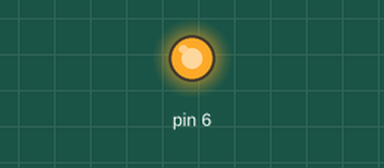
This sketch was run on a simulated Arduino Uno, built with avr-gcc and run on an emulated ATmega328P. On the bench: output pins drawn as LEDs (lit = HIGH).

Above: at 0.05 s.
At 1.05 s:
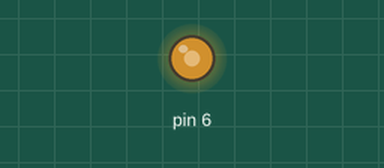
At 2.1 s:
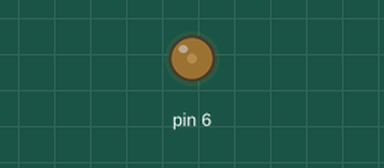
At 4.55 s:
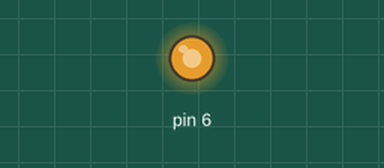
Timing chart, 0 to 6.6 s (numbered marks = the images above):
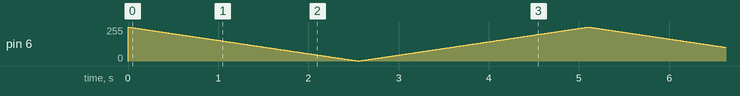

The sketch:

Tutorial4_a.ino
```cpp
#include <inttypes.h> //short forms for various integer types
#include <avr/io.h>
#include <util/delay.h>

int main(void){
  uint8_t i=0;
  DDRD |=_BV(PD6);// set OC0A pin as output
  timer1_init();

  while(1){
    /* dimmLED on */
    for(i=0;i<255;i++){
      OCR0A =i;// Write to pin 1 (OCR1A)
      _delay_ms(10);//delay 10 ms
      }

      /* dimmLED off */
      for(i=255;i>0;i--){
        OCR0A =i;//Write to pin 1 (OCR1A)
        _delay_ms(10);//delay 10 ms
        }
      }
       return 0;
    }


void timer1_init(void){
  // enable 8 bit fast PWM, select inverted PWM
  TCCR0A =_BV(WGM01)|_BV(WGM00)|_BV(COM0A1)|_BV(COM0A0);
  // clear timer/counter1 on Compare Match
  // PWM frequency = MCU clock/8/512,
  // e.g. with 4Mhz Crystal 977 Hz.
  TCCR0B =_BV(CS01)|_BV(CS00);
 }
```
